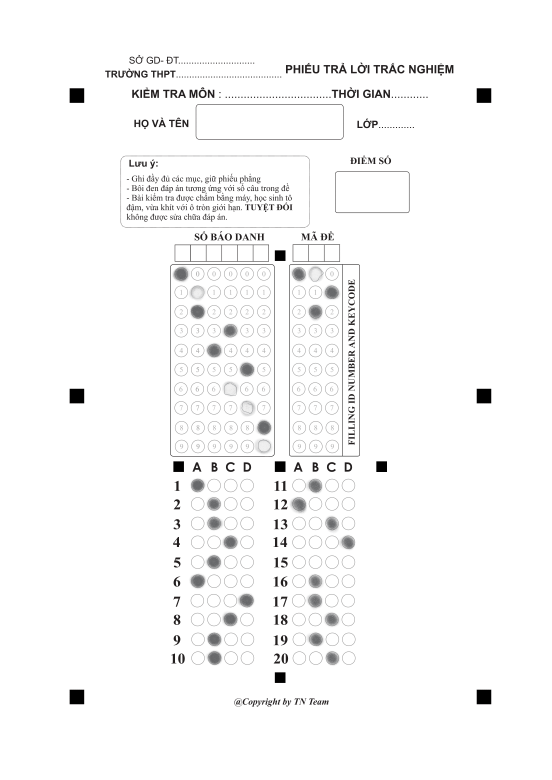
#> input picture app/src/main/python/images/Test1.png, 1654 x 2339 px (shown at 1/3 size)
$ python -i betaTest.py   (imports and definitions only)
#> lines starting #> are read from the running program, lines starting #| are printed output that depends on the picture; after the words box and inside, x2 and y2 are one past the last pixel; in counts of white or black regions, pixels touching at a corner belong together
#> further down, picture is the input picture: shape (2339, 1654, 3); mean B, G, R 248.5, 248.5, 248.6
import cv2, imutils, numpy as np, io, base64
from imutils import contours
from imutils.perspective import four_point_transform
from PIL import Image

# [11 lines left out: function show, not called in this run]

def sortArray4point(listCntIn):
	listCntInCop = listCntIn.copy()
	for i in range(len(listCntInCop)):
		listCntInCop[i] = sort4point(listCntInCop[i])
	return listCntInCop

def sort4point(CntIn):
	cnttmp = CntIn.copy()
	cnttmp = np.array(  contours.sort_contours(cnttmp, method="left-to-right")[0]  )
	cnttmp[0:2] = np.array(  contours.sort_contours(cnttmp[0:2], method="top-to-bottom")[0]  )
	cnttmp[2:4] = np.array(  contours.sort_contours(cnttmp[2:4], method="bottom-to-top")[0]  )
	return cnttmp

def getCnt(img,minVal=-1,maxVal=-1):
	# print('========== begin =========')
#> called with minVal = -1, maxVal = -1
	imggray =  cv2.cvtColor(img, cv2.COLOR_BGR2GRAY)
	# blurred = cv2.GaussianBlur(imggray, (3, 3), 0)
	# edged = cv2.Canny(blurred, 50, 200)

	edged = cv2.adaptiveThreshold(imggray, 255, cv2.ADAPTIVE_THRESH_GAUSSIAN_C, cv2.THRESH_BINARY, 11, 2)
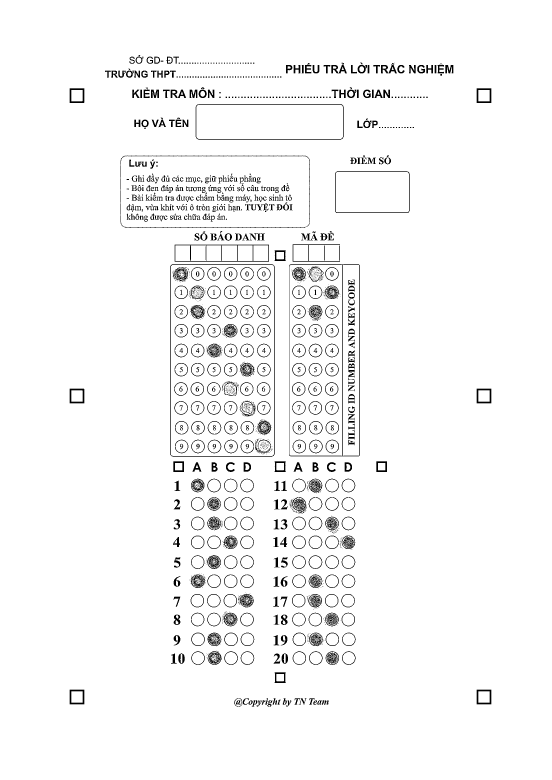
#> edged: shape (2339, 1654) (shown at 1/3 size); 96.5% white; 2064 black regions (1469 under 20 px), largest, box (x1, y1, x2, y2) and area: (867, 793, 1080, 1369) 3692, (511, 793, 824, 1370) 3510, (587, 312, 1031, 419) 2148
	edged = cv2.bitwise_not(edged)
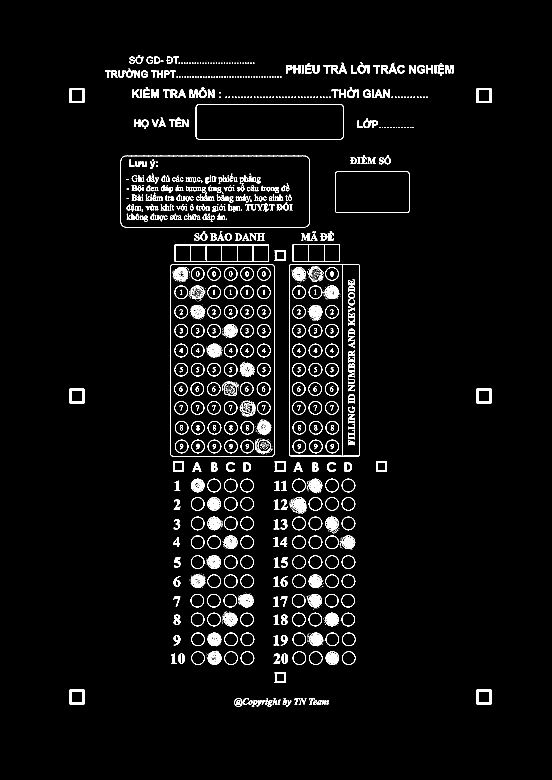
#> edged: shape (2339, 1654) (shown at 1/3 size); 3.5% white; 2064 white regions (1469 under 20 px)
# 	show('edged',edged,900)
	# cv2.waitKey(0)

	cnts = cv2.findContours(edged.copy(), cv2.RETR_EXTERNAL, cv2.CHAIN_APPROX_SIMPLE)
#> cnts = 1221 contours, 851 with area under 20; largest, box (x1, y1, x2, y2) and area: (511, 793, 824, 1370) 179654, (867, 793, 1080, 1369) 121312, (587, 312, 1031, 419) 46865, (1005, 514, 1229, 639) 27600, (524, 734, 807, 785) 14100
	cnts = imutils.grab_contours(cnts)

	neoCnt = []
	cnts = sorted(cnts, key=cv2.contourArea, reverse=True)

	img1 = img.copy()

	h,w = img.shape[0:2]
#> h = 2339; w = 1654

	for c in cnts:
		peri = cv2.arcLength(c, True)
		approx = cv2.approxPolyDP(c, 6, True)
		area = cv2.contourArea(approx)

		# [10 lines of commented-out code are left out]

		if len(approx)==4 and ((minVal<=area and area<=maxVal and minVal!=-1 and maxVal!=-1)
			or (minVal<=area and minVal!=-1 and maxVal==-1)
			or (area<=maxVal and minVal==-1 and maxVal!=-1)
			or (minVal==-1 and maxVal==-1)):
			neoCnt.append(approx)
#> this loop made 1221 passes
#> (peri, area) on passes 3, 13, 14: (1083.9, 46834), (277.2, 1230.5), (154.3, 1082.5)
#> after the loop, neoCnt = 92 contours, 1 with area under 20; largest, box (x1, y1, x2, y2) and area: (511, 794, 823, 1368) 175852, (868, 793, 1080, 1369) 119088, (1006, 515, 1227, 639) 26215, (524, 734, 807, 785) 14100, (878, 733, 1020, 785) 7191
			# [20 lines of commented-out code are left out]
	cv2.drawContours(img1, neoCnt, -1, (0,255,0), 3)
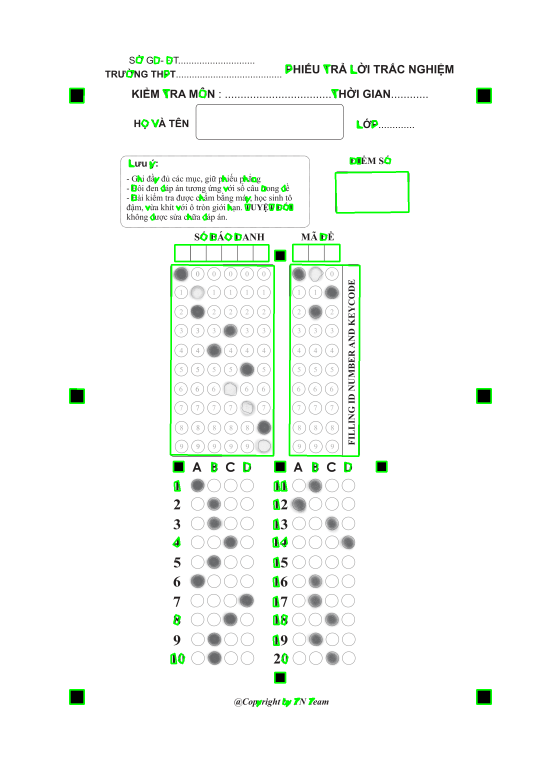
#> img1: shape (2339, 1654, 3) (shown at 1/3 size); 1.43% of pixels changed, all inside (x1, y1, x2, y2) = (207, 168, 1476, 2122)
# 	show('img1',img1,900)
	# show('img',img,900)

	neoCnt = sortArray4point(neoCnt)
#> in sortArray4point, `listCntInCop = listCntIn.copy()`: listCntInCop has the same summary as neoCnt in getCnt
#> the loop in sortArray4point, `for i in range(len(listCntInCop)):` made 92 passes
#> after the loop in sortArray4point, `for i in range(len(listCntInCop)):`: listCntInCop = 92 contours; largest, box (x1, y1, x2, y2) and area: (511, 794, 823, 1368) 175852, (868, 793, 1080, 1369) 119088, (1006, 515, 1227, 639) 26215, (524, 734, 807, 785) 14100, (878, 733, 1020, 785) 7191
#> neoCnt has the same summary as listCntInCop in sortArray4point
	# [6 lines of commented-out code are left out]
	return neoCnt

# [390 lines left out: functions transform_img_input, cropimg, crop_1, crop_2, crop_ans_to_10_img, findAns and 10 more, not called in this run]

# [35 lines of commented-out code are left out]

>>> import cv2
>>> picture = cv2.imread('images/Test1.png')
>>> result = getCnt(picture)
#> result has the same summary as listCntInCop in sortArray4point

$ run again, on app/src/main/python/images/Test11.png
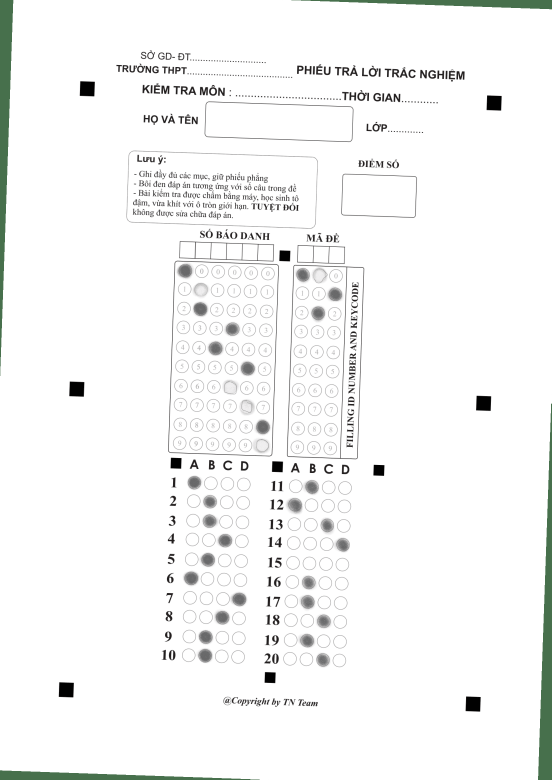
#> input picture app/src/main/python/images/Test11.png, 1654 x 2339 px (shown at 1/3 size)
#> picture is the input picture: shape (2339, 1654, 3); mean B, G, R 245.4, 246, 245.3
#> in getCnt, `edged = cv2.bitwise_not(edged)`:
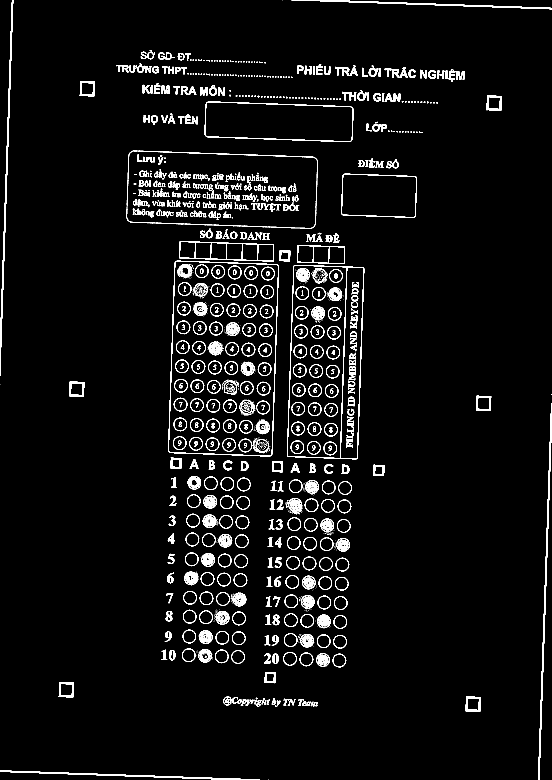
#> edged: shape (2339, 1654) (shown at 1/3 size); 4.1% white; 1662 white regions (1018 under 20 px)
#> cnts = 983 contours, 592 with area under 20; largest, box (x1, y1, x2, y2) and area: (504, 782, 837, 1369) 179826, (861, 795, 1093, 1378) 121822, (614, 304, 1061, 426) 47094, (1024, 521, 1251, 653) 27640, (537, 723, 822, 785) 14234
#> the loop in getCnt, `for c in cnts:` made 983 passes
#> (peri, area) on passes 1, 3, 17: (1789.7, 177665), (1099.4, 47115), (192.4, 1199)
#> after the loop in getCnt, `for c in cnts:`: neoCnt = 97 contours, 8 with area under 20; largest, box (x1, y1, x2, y2) and area: (861, 795, 1093, 1378) 119487, (1026, 525, 1249, 651) 26244, (538, 724, 822, 784) 14109, (891, 735, 1035, 792) 7224, (1397, 2089, 1442, 2135) 1872
#> in getCnt, `cv2.drawContours(img1, neoCnt, -1, (0,255,0), 3)`:
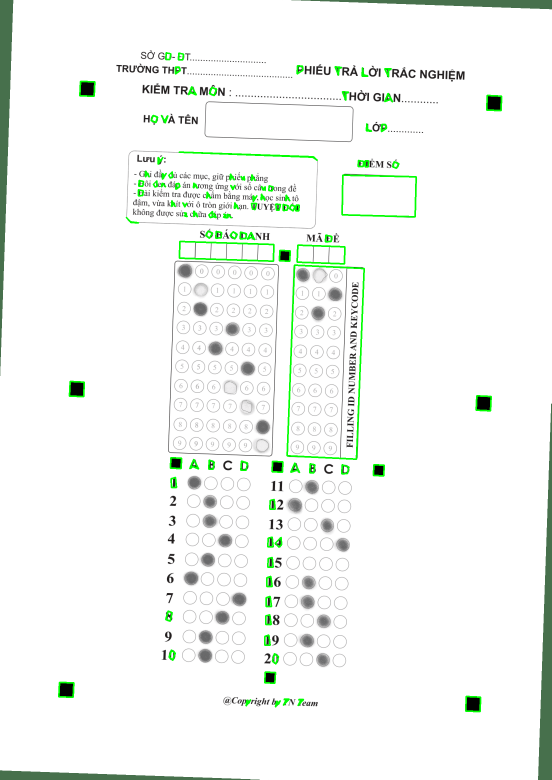
#> img1: shape (2339, 1654, 3) (shown at 1/3 size); 1.28% of pixels changed, all inside (x1, y1, x2, y2) = (174, 156, 1507, 2137)
#> in sortArray4point, `listCntInCop = listCntIn.copy()`: listCntInCop has the same summary as neoCnt in getCnt
#> the loop in sortArray4point, `for i in range(len(listCntInCop)):` made 97 passes
#> after the loop in sortArray4point, `for i in range(len(listCntInCop)):`: listCntInCop = 97 contours; largest, box (x1, y1, x2, y2) and area: (861, 795, 1093, 1378) 119487, (1026, 525, 1249, 651) 26244, (538, 724, 822, 784) 14109, (891, 735, 1035, 792) 7224, (1397, 2089, 1442, 2135) 1872
#> in getCnt, `neoCnt = sortArray4point(neoCnt)`: neoCnt has the same summary as listCntInCop in sortArray4point
#> result has the same summary as listCntInCop in sortArray4point

$ run again, on app/src/main/python/images/Test12.png
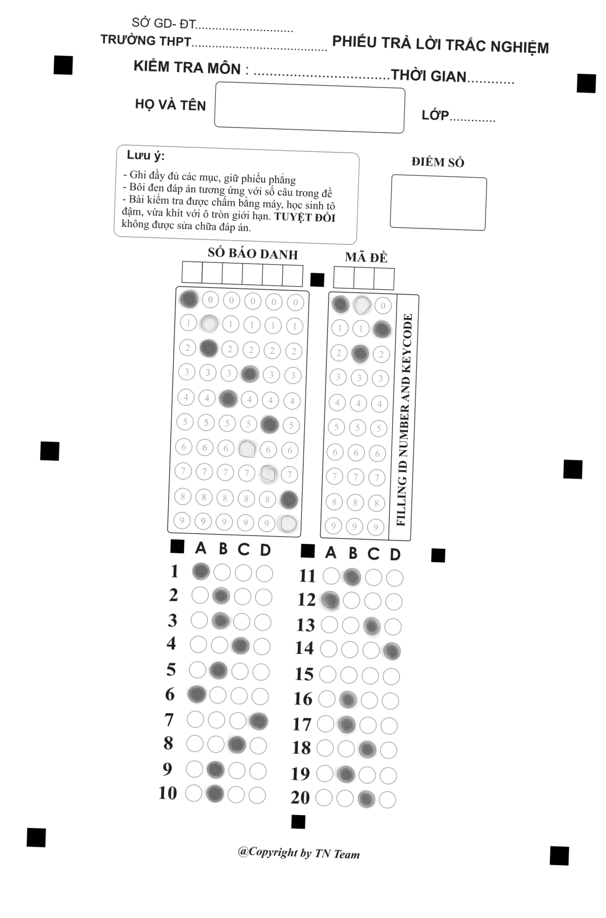
#> input picture app/src/main/python/images/Test12.png, 606 x 918 px
#> picture is the input picture: shape (918, 606, 3); mean B, G, R 246.6, 246.5, 246.6
#> in getCnt, `edged = cv2.adaptiveThreshold(imggray, 255, cv2.ADAPTIVE_THRESH_GAUSSI..`:
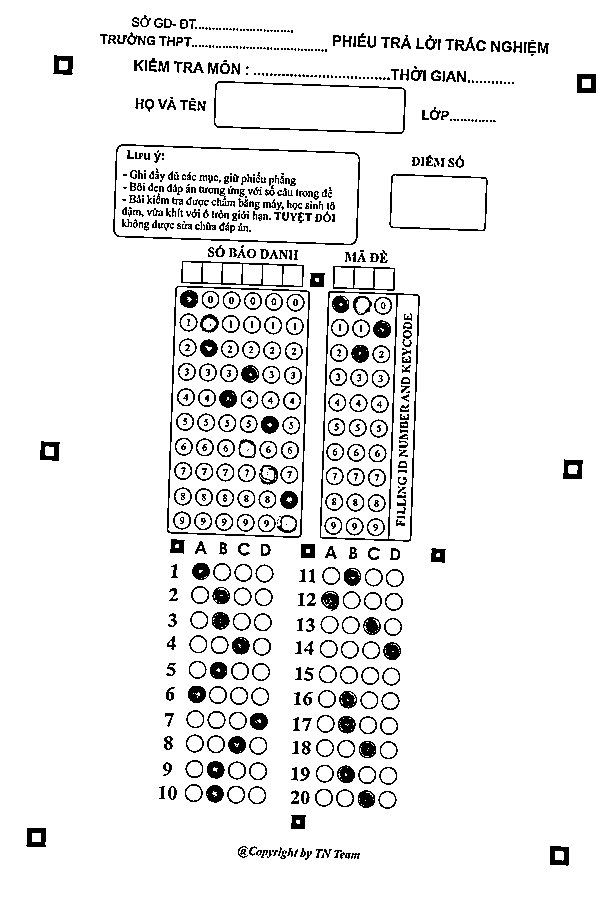
#> edged: shape (918, 606); 92.8% white; black in thin lines or dots, all inside (x1, y1, x2, y2) = (26, 15, 596, 866)
#> cnts = 377 contours, 182 with area under 20; largest, box (x1, y1, x2, y2) and area: (167, 286, 310, 538) 33090, (320, 291, 420, 542) 22441, (113, 144, 360, 245) 22440, (214, 81, 406, 134) 8687, (389, 174, 488, 231) 5100
#> the loop in getCnt, `for c in cnts:` made 377 passes
#> (peri, approx, area) on passes 1 to 3: (767.3, [[177, 286], [167, 531], [298, 537], [309, 292]], 32280.5), (681.6, [[329, 291], [320, 537], [408, 541], [419, 296]], 21894.5), (670.3, [[116, 149], [117, 236], [356, 240], [354, 152]], 20863.5)
#> after the loop in getCnt, `for c in cnts:`: neoCnt = 104 contours, 5 with area under 20; largest, box (x1, y1, x2, y2) and area: (167, 286, 310, 538) 32280, (320, 291, 420, 542) 21894, (116, 149, 357, 241) 20864, (215, 84, 405, 130) 7920, (391, 176, 486, 231) 4863
#> in getCnt, `cv2.drawContours(img1, neoCnt, -1, (0,255,0), 3)`:
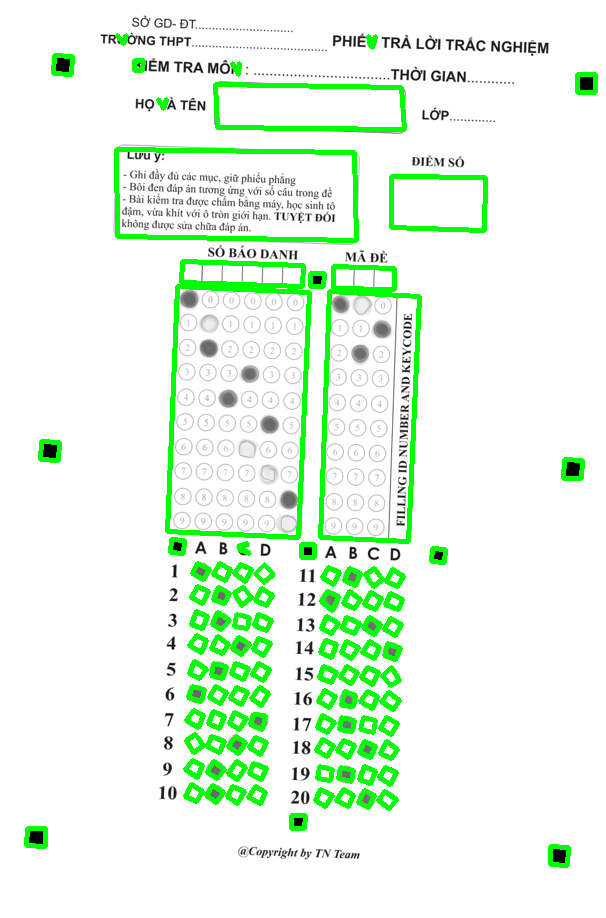
#> img1: shape (918, 606, 3); 7.09% of pixels changed, all inside (x1, y1, x2, y2) = (24, 33, 598, 868)
#> in sortArray4point, `listCntInCop = listCntIn.copy()`: listCntInCop has the same summary as neoCnt in getCnt
#> the loop in sortArray4point, `for i in range(len(listCntInCop)):` made 104 passes
#> after the loop in sortArray4point, `for i in range(len(listCntInCop)):`: listCntInCop = 104 contours; largest, box (x1, y1, x2, y2) and area: (167, 286, 310, 538) 32280, (320, 291, 420, 542) 21894, (116, 149, 357, 241) 20864, (215, 84, 405, 130) 7920, (391, 176, 486, 231) 4863
#> in getCnt, `neoCnt = sortArray4point(neoCnt)`: neoCnt has the same summary as listCntInCop in sortArray4point
#> result has the same summary as listCntInCop in sortArray4point

$ run again, on app/src/main/python/images/Test13.png
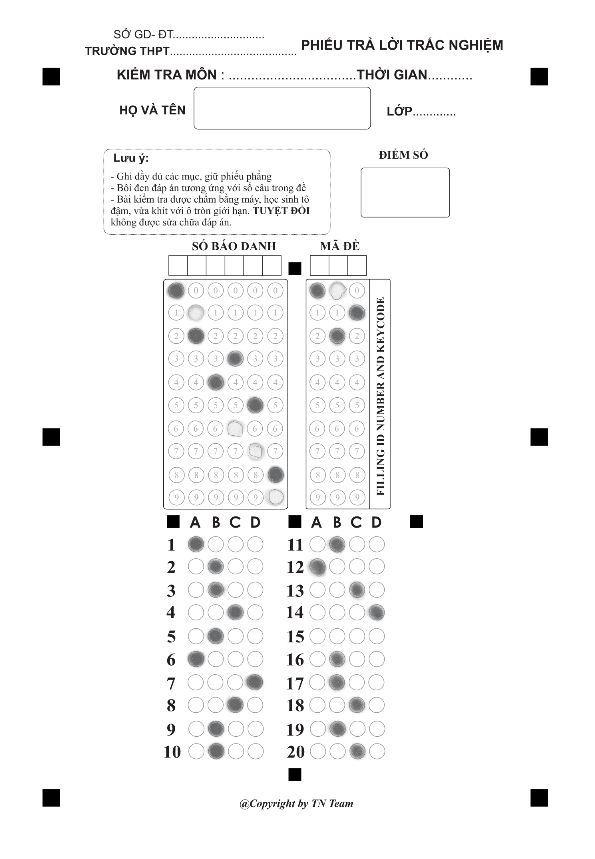
#> input picture app/src/main/python/images/Test13.png, 595 x 859 px
#> picture is the input picture: shape (859, 595, 3); mean B, G, R 247.2, 247.2, 247.3
#> in getCnt, `edged = cv2.adaptiveThreshold(imggray, 255, cv2.ADAPTIVE_THRESH_GAUSSI..`:
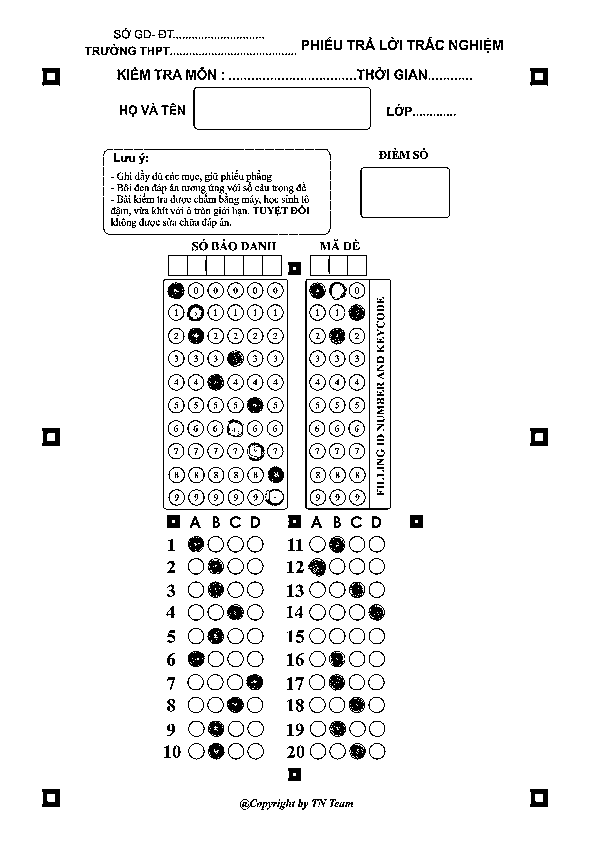
#> edged: shape (859, 595); 94.3% white; black in thin lines or dots, all inside (x1, y1, x2, y2) = (42, 28, 548, 810)
#> cnts = 606 contours, 412 with area under 20; largest, box (x1, y1, x2, y2) and area: (163, 279, 288, 510) 28513, (305, 279, 391, 510) 19542, (193, 87, 371, 130) 7418, (360, 167, 450, 218) 4439, (168, 255, 282, 276) 2260
#> the loop in getCnt, `for c in cnts:` made 606 passes
#> (peri, approx, area) on passes 1 to 3: (704.5, [[164, 279], [163, 507], [286, 508], [287, 280]], 28045), (626.5, [[306, 279], [305, 507], [387, 509], [390, 280]], 18968.5), (432.7, [[193, 90], [197, 129], [370, 126], [368, 87]], 6795)
#> after the loop in getCnt, `for c in cnts:`: neoCnt = 101 contours, 4 with area under 20; largest, box (x1, y1, x2, y2) and area: (163, 279, 288, 509) 28045, (305, 279, 391, 510) 18968, (193, 87, 371, 130) 6795, (361, 167, 450, 218) 4198, (168, 255, 282, 276) 2260
#> in getCnt, `cv2.drawContours(img1, neoCnt, -1, (0,255,0), 3)`:
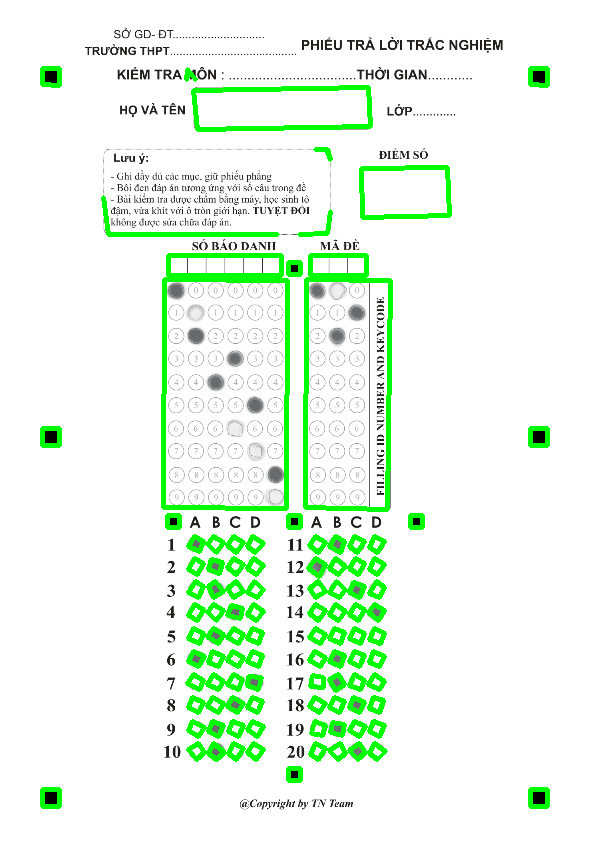
#> img1: shape (859, 595, 3); 6.68% of pixels changed, all inside (x1, y1, x2, y2) = (40, 66, 550, 809)
#> in sortArray4point, `listCntInCop = listCntIn.copy()`: listCntInCop has the same summary as neoCnt in getCnt
#> the loop in sortArray4point, `for i in range(len(listCntInCop)):` made 101 passes
#> after the loop in sortArray4point, `for i in range(len(listCntInCop)):`: listCntInCop = 101 contours, 2 with area under 20; largest, box (x1, y1, x2, y2) and area: (163, 279, 288, 509) 28045, (305, 279, 391, 510) 18968, (193, 87, 371, 130) 6795, (361, 167, 450, 218) 4198, (103, 197, 278, 235) 3126
#> in getCnt, `neoCnt = sortArray4point(neoCnt)`: neoCnt has the same summary as listCntInCop in sortArray4point
#> result has the same summary as listCntInCop in sortArray4point
